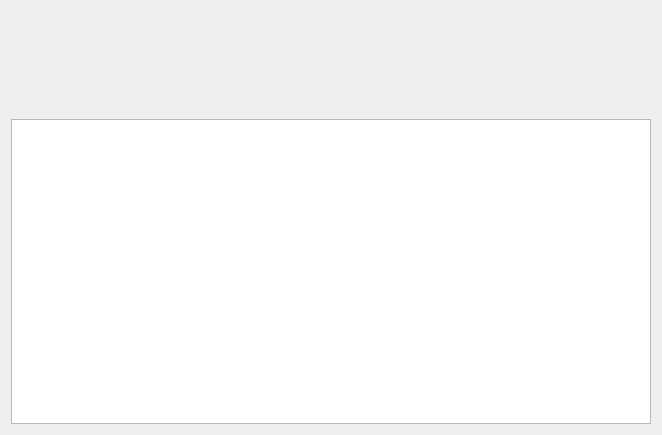
<?xml version="1.0" encoding="UTF-8"?>
<ui version="4.0">
 <class>DisplayPanel</class>
 <widget class="QWidget" name="DisplayPanel">
  <property name="geometry">
   <rect>
    <x>0</x>
    <y>0</y>
    <width>662</width>
    <height>435</height>
   </rect>
  </property>
  <property name="windowTitle">
   <string>精度评定</string>
  </property>
  <layout class="QGridLayout" name="gridLayout" rowstretch="1,3">
   <item row="0" column="0">
    <widget class="QLabel" name="labelDisplay">
     <property name="font">
      <font>
       <family>微软雅黑</family>
       <pointsize>10</pointsize>
      </font>
     </property>
     <property name="text">
      <string/>
     </property>
     <property name="alignment">
      <set>Qt::AlignLeading|Qt::AlignLeft|Qt::AlignTop</set>
     </property>
    </widget>
   </item>
   <item row="1" column="0">
    <widget class="QTableView" name="tableView"/>
   </item>
  </layout>
 </widget>
 <resources/>
 <connections/>
</ui>
